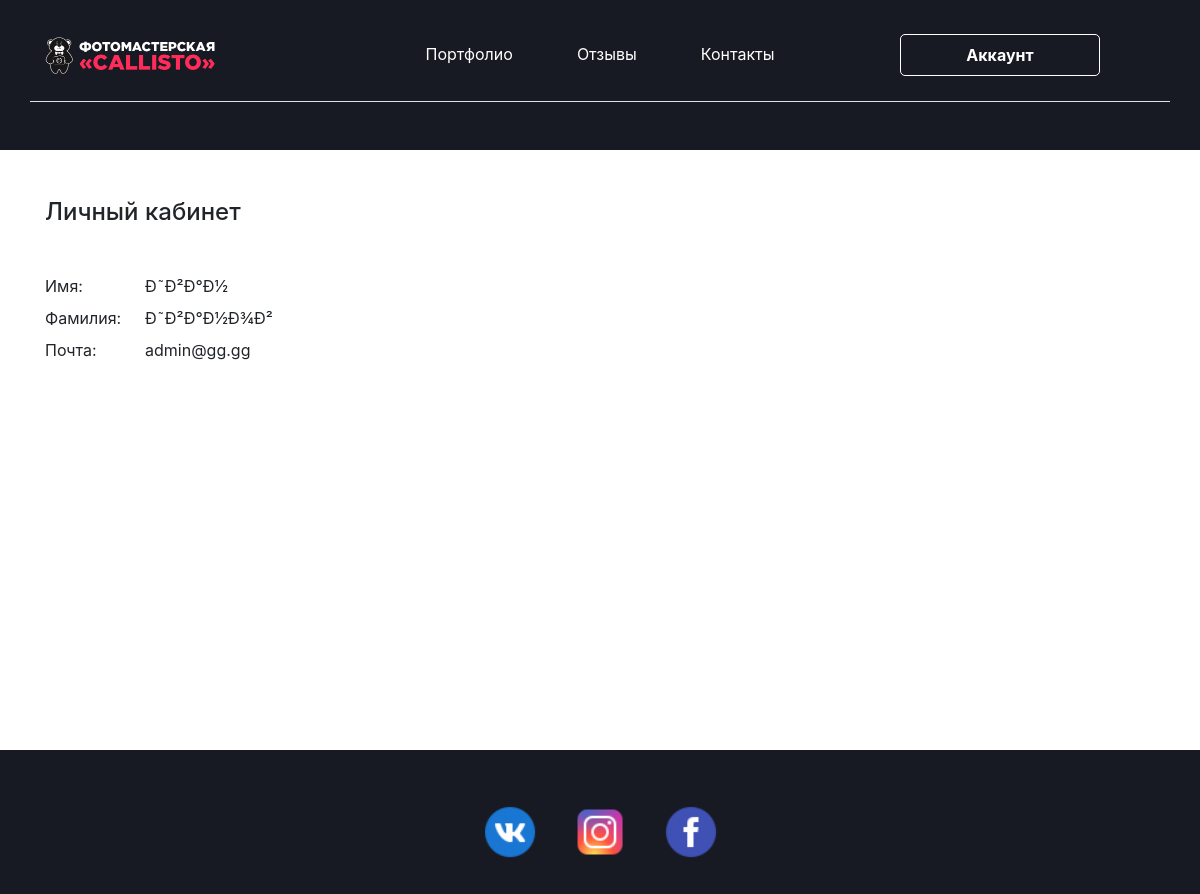
Page /profile.php (signed in) on the committed database.
### tables this page shows
CREATE TABLE `users` (
  `user_id` int(11) NOT NULL auto_increment,
  `first_name` varchar(20) NOT NULL,
  `last_name` varchar(20) NOT NULL,
  `user_login` varchar(30) default NULL,
  `user_password` varchar(32) default NULL,
  `user_hash` varchar(32) default NULL,
  `user_ip` int(11) default NULL,
  PRIMARY KEY  (`user_id`)
);

### check.php (called while the page is built, shortened)
<?php
if (isset($_SESSION['id']))
{
    $isLogin = true;
}
else
{
    $isLogin = false;
}
?>

### profile.php (the view)
<?php
include "header.php";
?>
	<main class="pt-5">
		<div class="container">
			<?php
			if ($isLogin){
				$link = getConnection();
				$query = mysqli_query($link, "SELECT * FROM users WHERE user_id = '".intval($_SESSION['id'])."' LIMIT 1");
    			$userdata = mysqli_fetch_assoc($query);
				?>
				<h4 class="text-gray mb-5">Личный кабинет</h4>
				<div class="profile-info-block">
					<label>Имя:</label><span><?php echo $userdata["first_name"] ?></span>
				</div>
				<div class="profile-info-block">
					<label>Фамилия:</label><span><?php echo $userdata["last_name"] ?></span>
				</div>
				<div class="profile-info-block">
					<label>Почта:</label><span><?php echo $userdata["user_login"] ?></span>
				</div>
			<?php } else {
				header("Location: noaccess.php");
			} ?>
		</div>
	</main>
<?php
include "footer.php";
?>

### style.css (style rules this page uses)
body { background-color: #181a23; padding: 10px 0; }
main { min-height: 600px; background-color: white; }
.profile-info-block label { width: 100px; display: inline-block; }

### rows in the picture
users: first_name "Ð˜Ð²Ð°Ð½", last_name "Ð˜Ð²Ð°Ð½Ð¾Ð²", user_login "admin@gg.gg"
